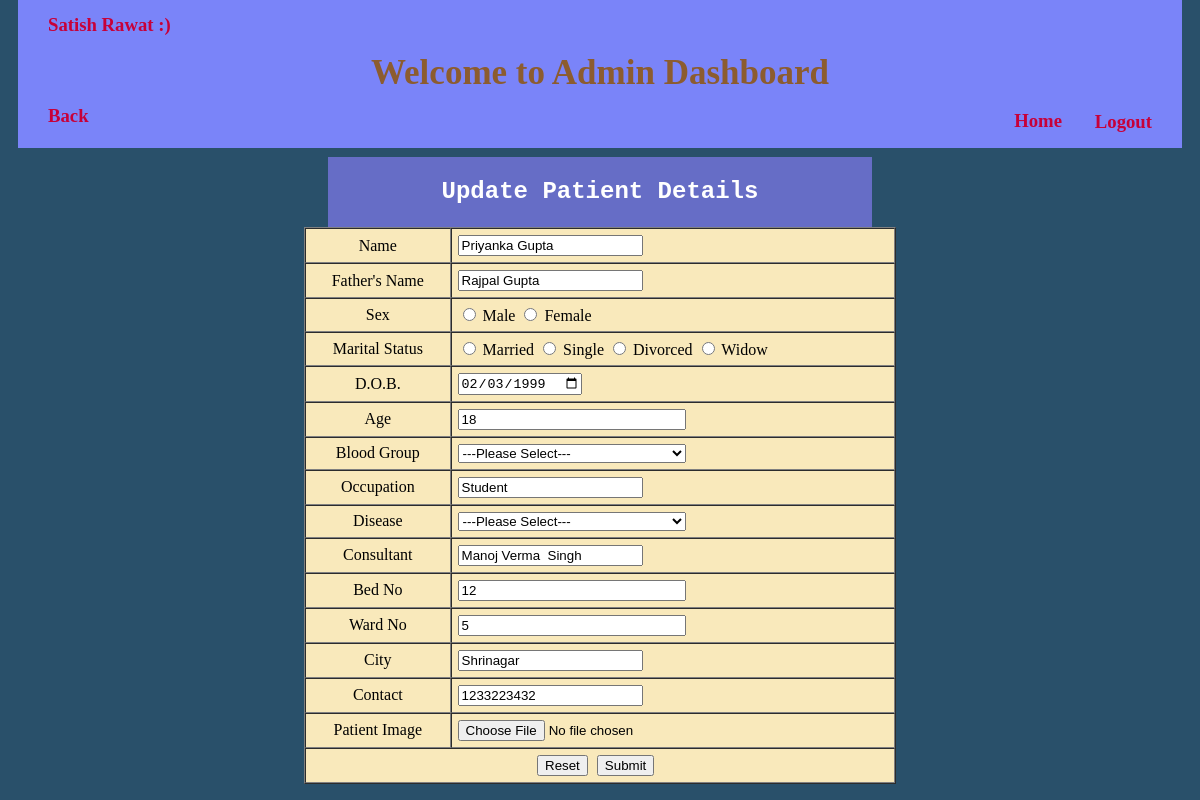
Page /ehospital/admin/updateform_p.php?sid=1008 (signed in) on the committed database.
### tables this page shows
CREATE TABLE `patient` (
  `id` int(20) NOT NULL,
  `name` varchar(30) NOT NULL,
  `mname` varchar(40) NOT NULL,
  `fname` varchar(30) NOT NULL,
  `mstatus` varchar(20) NOT NULL,
  `dob` date NOT NULL,
  `age` int(11) NOT NULL,
  `sex` varchar(5) NOT NULL,
  `bgroup` varchar(5) NOT NULL,
  `occupation` varchar(40) NOT NULL,
  `disease` varchar(50) NOT NULL,
  `consultant` varchar(25) NOT NULL,
  `bed_no` int(11) NOT NULL,
  `ward_no` int(11) NOT NULL,
  `admit_date` date NOT NULL,
  `discharge_date` date NOT NULL,
  `city` varchar(35) NOT NULL,
  `contact_no` varchar(15) NOT NULL,
  `image` text NOT NULL
);

### ehospital/admin/updateform_p.php (the view, shortened to what this page needs)
<?php
	include('header.php');
	include('titlehead.php');
	include('../dbcon.php');
	$sid = $_GET['sid'];
	$qry = "SELECT * FROM `patient` WHERE `id` = '$sid'";
	$run = mysqli_query($con, $qry);
	$data = mysqli_fetch_assoc($run);
?>
	<h3 style = "margin-top : -45px; margin-left : 40px; " align = "left"><a class = "a3link" title = "Back to Update Patient !" href = "updatepatient.php">Back</a></h3>
	<div class = "table" >
	<h2 class = "addpatient" align = "center" style = "font-family : courier; " >Update Patient Details</h2>
	</div>
	<form action = "updatedata_p.php" method = "post" enctype = "multipart/form-data" >
		<table border = "1" width = "50%" align = "center" cellpadding = "6px" cellspacing = "0px" bgcolor = " #f9e9bb " style = "margin-top : -20px;" >
			<tr>
				<td align = "center" >Name</td> <td><input type = "text" name = "name" value = "<?php echo $data['name']; ?>" /></td>
			</tr>
			<tr>
				<td align = "center" >Father's Name</td> <td><input type = "text" name = "fname" value = "<?php echo $data['fname']; ?>" /></td>
			</tr>
			<tr>
				<td align = "center" >Sex</td> <td> <input type = "radio" name = "sex" value = "Male" required > Male <input type = "radio" name = "sex" value = "Female"> Female </td>
			</tr>
			<tr>
				<td align = "center" >Marital Status</td>
				<td><input type = "radio" name = "mstatus" value = "Married" required > Married <input type = "radio" name = "mstatus" value = "Single" > Single <input type = "radio" name = "mstatus" value = "Divorced" > Divorced <input type = "radio" name = "mstatus" value = "Widow"> Widow </td>
			</tr>
			<tr>
				<td align = "center" >D.O.B.</td> <td><input type = "date" name = "dob" value = "<?php echo $data['dob']; ?>" /></td>
			</tr>
			<tr>
				<td align = "center" >Age</td> <td><input type = "number" name = "age" style = "width : 53%; " value = "<?php echo $data['age']; ?>" /></td>
			</tr>
			<tr>
				<td align = "center" >Blood Group</td>
				<td><select name = "bgroup" style = "width : 53%; " required >
					<option value = "" >---Please Select---</option>
					</select></td>
			</tr>
			<tr>
				<td align = "center" >Occupation</td> <td><input type = "text" name = "occupation" value = "<?php echo $data['occupation']; ?>" /></td>
			</tr>
			<tr>
			<td align = "center" >Disease</td>
			<td><select name = "disease" style = "width : 53%;" required >
				<option value="">---Please Select---</option>
			    </select></td>
		</tr>
			<tr>
				<td align = "center" >Consultant</td> <td><input type = "text" name = "consultant" value = "<?php echo $data['consultant']; ?>" /></td>
			</tr>
			<tr>
				<td align = "center" >Bed No</td> <td><input type = "number" name = "bed_no" value = "<?php echo $data['bed_no']; ?>" style = "width : 53%; " /></td>
			</tr>
			<tr>
				<td align = "center" >Ward No</td> <td><input type = "number" name = "ward_no" value = "<?php echo $data['ward_no']; ?>" style = "width : 53%; " /></td>
			</tr>
			<tr>
				<td align = "center" >City</td> <td><input type = "text" name = "city" value = "<?php echo $data['city']; ?>" required = "required" /></td>
			</tr>
			<tr>
				<td align = "center" >Contact</td> <td><input type = "text" name = "contact" value = "<?php echo $data['contact_no']; ?>" /></td>
			</tr>
			<tr>
				<td align = "center" >Patient Image</td> <td><input type = "file" name = "image" /></td>
			</tr>
			<tr>
				<td colspan = "2">
				<input style = "margin-left : 225px;" type = "reset" name = "reset" value = "Reset" />
				<input style = "margin-left : 5px;" type = "submit" name = "submit" value = "Submit" />
				</td>
			</tr>
		</table>
		</form>

### ehospital/css/style.css (style rules this page uses)
.addpatient { background-color : #666dc6 ; color : white; margin-left : 320px; margin-right : 320px; margin-top : 30px; height : 70px; line-height : 70px; }
.table { margin-top : 20px; }
.a3link { text-decoration : none; color : #C70039 ; margin-top : -140px; }

### rows in the picture
patient: name "Priyanka Gupta", fname "Rajpal Gupta", dob "02/03/1999", age "18", occupation "Student", consultant "Manoj Verma Singh", bed_no "12", ward_no "5", city "Shrinagar", contact "1233223432"

### other values in the picture
$_SESSION['name'] "Satish"
$_SESSION['lname'] "Rawat"
